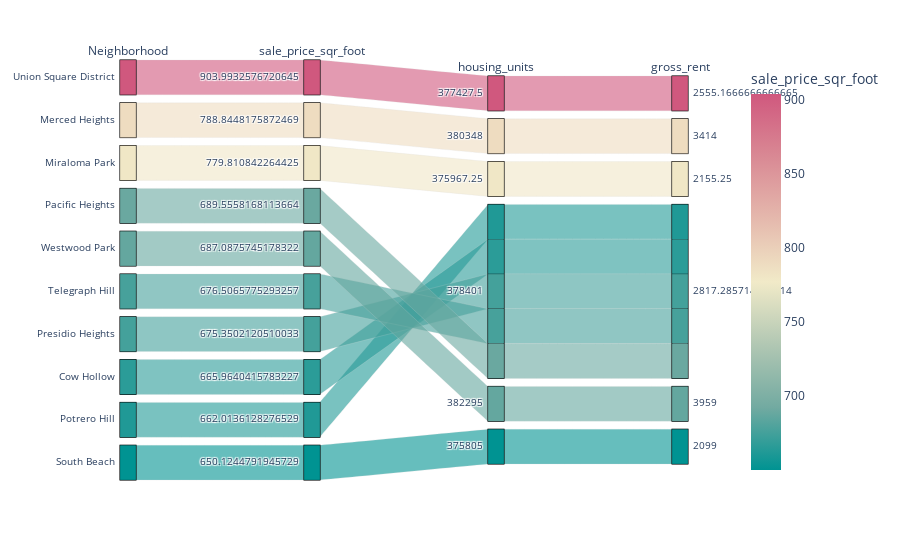

Source (notebook cell):
### Code cell
# Parallel Categories Plot
from sklearn.preprocessing import LabelEncoder

le = LabelEncoder()
all_data['Neighborhood_encoded'] = le.fit_transform(all_data['Neighborhood'])

fig = px.parallel_categories(df_expensive_neighborhoods, 
                             dimensions=['Neighborhood', 'sale_price_sqr_foot', 'housing_units', 'gross_rent'],
                             color='sale_price_sqr_foot',
                             color_continuous_scale=px.colors.diverging.Tealrose)

fig.show()

### Figure 1 — Plotly figure (JSON) as saved in the notebook; plotly's stock layout.template omitted (floating-point values rounded to 4 significant figures)
{"data": [{"dimensions": [{"label": "Neighborhood", "values": ["Union Square District", "Merced Heights", "Miraloma Park", "Pacific Heights", "Westwood Park", "Telegraph Hill", "Presidio Heights", "Cow Hollow", "Potrero Hill", "South Beach"]}, {"label": "sale_price_sqr_foot", "values": [904.0, 788.8, 779.8, 689.6, 687.1, 676.5, 675.4, 666.0, 662.0, 650.1]}, {"label": "housing_units", "values": [377400.0, 380348, 376000.0, 378401, 382295, 378401, 378401, 378401, 378401, 375805]}, {"label": "gross_rent", "values": [2555.0, 3414, 2155.0, 2817.0, 3959, 2817.0, 2817.0, 2817.0, 2817.0, 2099]}], "domain": {"x": [0, 1], "y": [0, 1]}, "line": {"color": [904.0, 788.8, 779.8, 689.6, 687.1, 676.5, 675.4, 666.0, 662.0, 650.1], "coloraxis": "coloraxis"}, "name": "", "type": "parcats"}], "layout": {"coloraxis": {"colorbar": {"title": {"text": "sale_price_sqr_foot"}}, "colorscale": [[0, "rgb(0, 147, 146)"], [0.1667, "rgb(114, 170, 161)"], [0.3333, "rgb(177, 199, 179)"], [0.5, "rgb(241, 234, 200)"], [0.6667, "rgb(229, 185, 173)"], [0.8333, "rgb(217, 137, 148)"], [1, "rgb(208, 88, 126)"]]}, "legend": {"tracegroupgap": 0}, "margin": {"t": 60}}}
